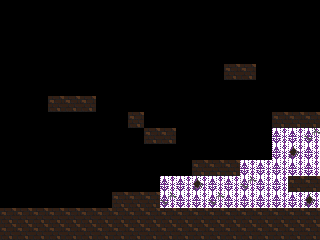

A 2D game scene composited from a Tiled map and its tileset images. What follows is a short description and the map's XML, with each tile layer's data collapsed to a summary:
An orthogonal 20x15 tile map with 16x16 px tiles, 2 tile layers (Tile Layer 1, walls).

<map version="1.0" orientation="orthogonal" renderorder="right-down" width="20" height="15" tilewidth="16" tileheight="16" nextobjectid="1">
 <tileset firstgid="1" name="WornDownHouse" tilewidth="16" tileheight="16">
  <image source="FancyHouse.png" width="128" height="16" />
 </tileset>
 <layer name="Tile Layer 1" width="20" height="15">
  <data>[300 cells, 29 non-empty, 3 distinct tile ids]</data>
 </layer>
 <layer name="walls" width="20" height="15">
  <data>[300 cells, 59 non-empty, 1 distinct tile ids]</data>
 </layer>
</map>